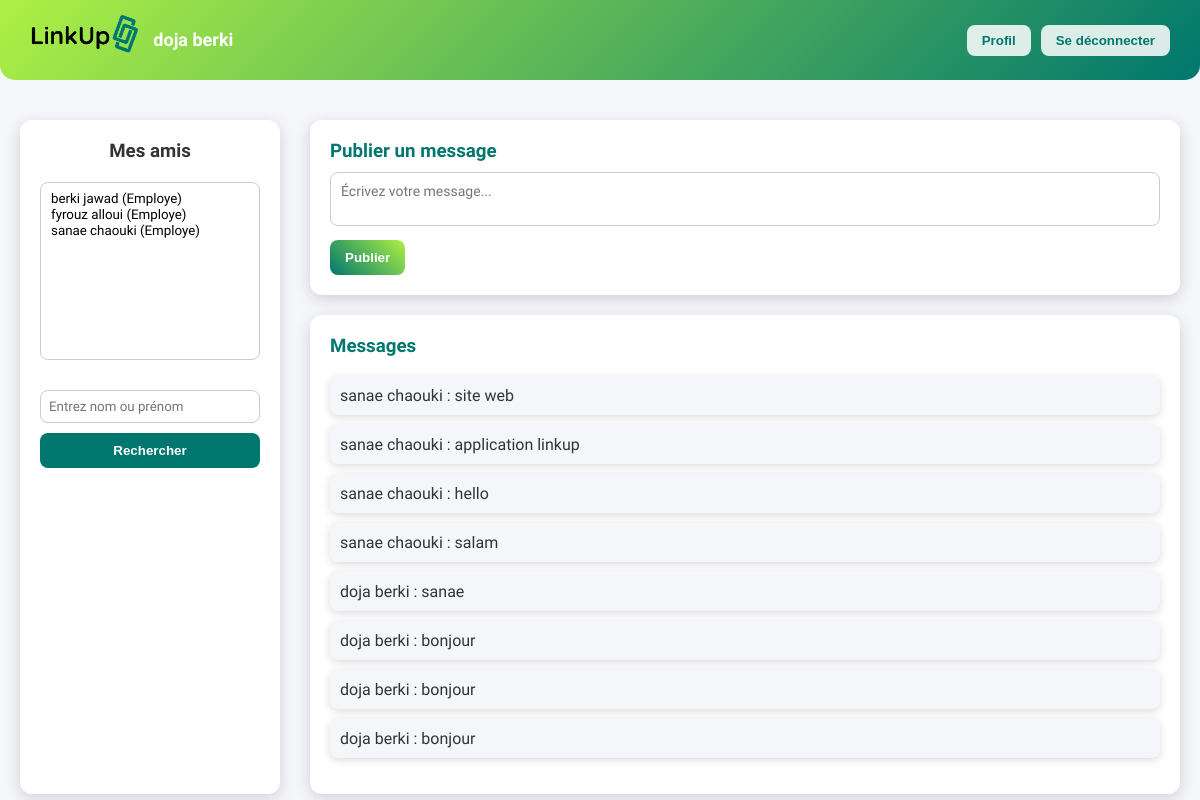
Screenshot of /welcome/ (signed in) with the database file from the repository.
### authoo/models.py (models this page shows, shortened)
class Message(models.Model):
    user = models.ForeignKey(User, on_delete=models.CASCADE, related_name='messages')
    content = models.TextField()
    created_at = models.DateTimeField(auto_now_add=True)

### authoo/views.py (the view)
# urls.py: path('welcome/', views.welcome, name='welcome'),  # page après connexion
@login_required
def welcome(request):
    user = request.user
    profile_info = ""
    try:
        etudiant = Etudiant.objects.get(user=user)
        titre = "Étudiante" if getattr(etudiant, 'sexe', '') == 'F' else "Étudiant"
        profile_info = f"{titre} en {etudiant.niveau} {etudiant.cursus}"
    except Etudiant.DoesNotExist:
        try:
            employe = Employe.objects.get(user=user)
            profile_info = f"Employé - Poste : {employe.job} - Office : {employe.office}"
        except Employe.DoesNotExist:
            pass
    if request.method == "POST":
        friend_id = request.POST.get("add_friend_id")
        if friend_id:
            if int(friend_id) != user.id:
                Friend.objects.get_or_create(user=user, friend_id=int(friend_id))
        keyword = request.POST.get("search")
        search_result = None
        search_msg = ""
        if keyword:
            etu = Etudiant.objects.filter(Q(nom__icontains=keyword) | Q(prenom__icontains=keyword)).first()
            emp = None
            if not etu:
                emp = Employe.objects.filter(Q(nom__icontains=keyword) | Q(prenom__icontains=keyword)).first()
            if etu:
                search_result = {"id": etu.user.id, "nom": etu.nom, "prenom": etu.prenom, "type": "Etudiant"}
            elif emp:
                search_result = {"id": emp.user.id, "nom": emp.nom, "prenom": emp.prenom, "type": "Employe"}
            else:
                search_msg = "Aucun utilisateur trouvé"
        content = request.POST.get("message_content")
        if content:
            Message.objects.create(user=user, content=content)
    else:
        search_result = None
        search_msg = ""
    friends = Friend.objects.filter(user=user).select_related("friend")
    friends_with_type = []
    for f in friends:
        if Etudiant.objects.filter(user=f.friend).exists():
            f.type = "Etudiant"
        else:
            f.type = "Employe"
        friends_with_type.append(f)
    messages = Message.objects.all().order_by('-created_at')  # dernier message en premier
    context = {
        "friends": friends_with_type,
        "profile_info": profile_info,
        "search_result": search_result,
        "search_msg": search_msg,
        "messages": messages,
    }
    return render(request, "welcome.html", context)

### auth_app/authoo/templates/welcome.html (shortened to what this page needs)
{% load static %}
<!DOCTYPE html>
<html lang="fr">
<head>
</head>
<body>
<header>
    <div class="header-left">
        <img src="{% static 'images/linkup logo 2.png' %}" alt="Logo">
        <span>
            {{ request.user.first_name }} {{ request.user.last_name }}
        </span>
    </div>
    <div class="header-right">
        <a href="{% url 'profile' request.user.username %}"><button>Profil</button></a>
        <button id="logoutBtn">Se déconnecter</button>
    </div>
</header>
<div class="main-layout">
    <div class="friends-zone">
        <h3>Mes amis</h3>
        <select id="friendsList" size="10">
            {% for f in friends %}
                <option value="{{ f.friend.id }}">{{ f.friend.first_name }} {{ f.friend.last_name }} ({{ f.type }})</option>
            {% empty %}
                <option>Aucun ami pour l'instant</option>
            {% endfor %}
        </select>
        <form method="POST">
            <input type="text" name="search" placeholder="Entrez nom ou prénom">
            <button type="submit">Rechercher</button>
        </form>
    </div>
    <div class="messages-area">
        <div class="publish-message">
            <h3>Publier un message</h3>
            <form method="POST">
                <textarea name="message_content" rows="2" placeholder="Écrivez votre message..." required></textarea>
                <button type="submit" name="publish_message">Publier</button>
            </form>
        </div>
        <div class="messages-list">
            <h3>Messages</h3>
            <ul>
                {% for msg in messages %}
                    <li>{{ msg.user.first_name }} {{ msg.user.last_name }} : {{ msg.content }}</li>
                {% empty %}
                    <li>Aucun message publié pour l'instant.</li>
                {% endfor %}
            </ul>
        </div>
    </div>
</div>
</body>
</html>

### auth_app/authoo/templates/welcome.html (style rules this page uses)
:root { --primary: #00776E; --secondary: #aef044; --bg-light: #f4f6f9; --btn-light: rgba(255,255,255,0.85); --btn-hover: rgba(255,255,255,1); --card-bg: #fff; --card-shadow: rgba(0,0,0,0.15); --text-dark: #333; }
* { box-sizing: border-box; }
body { margin: 0; font-family: "Quicksand", sans-serif; background-color: var(--bg-light); }
header { background: linear-gradient(135deg, var(--secondary), var(--primary)); color: white; padding: 15px 30px; display: flex; align-items: center; justify-content: space-between; border-bottom-left-radius: 15px; border-bottom-right-radius: 15px; position: fixed; top: 0; left: 0; right: 0; z-index: 100; }
.header-left { display: flex; align-items: center; }
.header-left img { height: 50px; margin-right: 15px; }
.header-left span { font-size: 18px; font-weight: 700; line-height: 1.3; }
.header-right { display: flex; align-items: center; gap: 10px; }
.header-right a button, .header-right button { padding: 8px 15px; border: none; border-radius: 8px; background-color: var(--btn-light); color: var(--primary); cursor: pointer; font-weight: 600; transition: all 0.3s ease; }
.main-layout { display: flex; margin-top: 120px; gap: 30px; padding: 0 20px; }
.friends-zone { width: 260px; background-color: var(--card-bg); padding: 20px; border-radius: 12px; box-shadow: 0 4px 15px var(--card-shadow); display: flex; flex-direction: column; gap: 10px; }
.friends-zone h3 { margin: 0 0 10px; color: var(--text-dark); text-align: center; }
.friends-zone select, .friends-zone input[type="text"] { width: 100%; padding: 8px; border-radius: 8px; border: 1px solid #ccc; font-family: inherit; margin-bottom: 10px; }
.friends-zone button { width: 100%; padding: 10px; border: none; border-radius: 8px; background-color: var(--primary); color: white; font-weight: 600; cursor: pointer; transition: all 0.3s ease; }
.messages-area { flex: 1; display: flex; flex-direction: column; gap: 20px; }
.publish-message { background-color: var(--card-bg); padding: 20px; border-radius: 12px; box-shadow: 0 4px 15px var(--card-shadow); }
.publish-message h3 { margin-top: 0; margin-bottom: 10px; color: var(--primary); }
.publish-message textarea { width: 100%; padding: 10px; font-size: 14px; border-radius: 8px; border: 1px solid #ccc; resize: none; font-family: inherit; }
.publish-message button { padding: 10px 15px; margin-top: 10px; border: none; border-radius: 8px; background: linear-gradient(45deg, var(--primary), var(--secondary)); color: white; font-weight: 600; cursor: pointer; transition: all 0.3s ease; }
.messages-list { background-color: var(--card-bg); padding: 20px; border-radius: 12px; box-shadow: 0 4px 15px var(--card-shadow); }
.messages-list h3 { color: var(--primary); margin-top: 0; }
.messages-list ul { list-style: none; padding: 0; }
.messages-list li { background: var(--bg-light); padding: 10px; margin-bottom: 10px; border-radius: 8px; box-shadow: 0 2px 8px var(--card-shadow); color: var(--text-dark); }

### rows the page displays
Message: user.first_name "sanae", user.last_name "chaouki", content "site web"
Message: user.first_name "sanae", user.last_name "chaouki", content "application linkup"
Message: user.first_name "sanae", user.last_name "chaouki", content "hello"
Message: user.first_name "sanae", user.last_name "chaouki", content "salam"
Message: user.first_name "doja", user.last_name "berki", content "sanae"
Message: user.first_name "doja", user.last_name "berki", content "bonjour"
Message: user.first_name "doja", user.last_name "berki", content "bonjour"
Message: user.first_name "doja", user.last_name "berki", content "bonjour"

### other values shown
{{ request.user.first_name }} "doja"
{{ request.user.last_name }} "berki"
